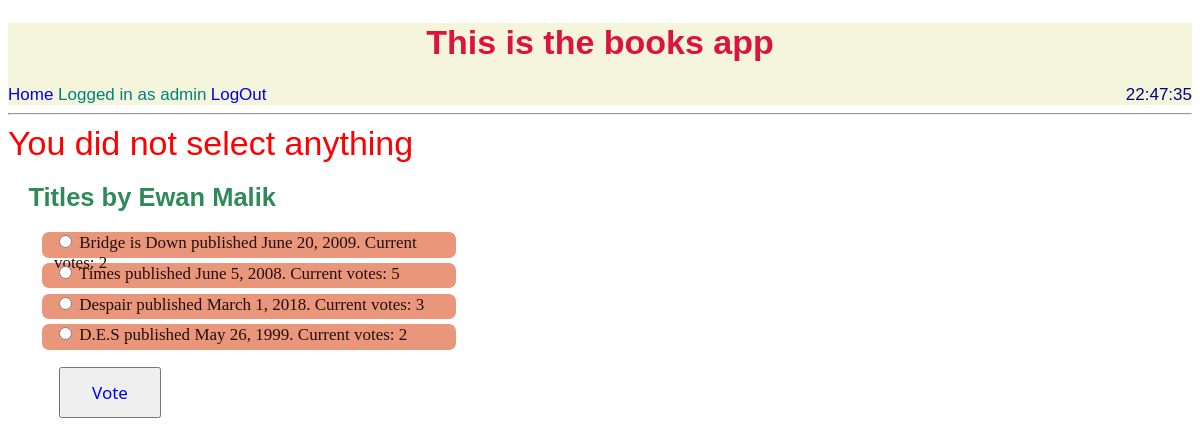
The app's page /books/4/vote/ (signed in), older data.
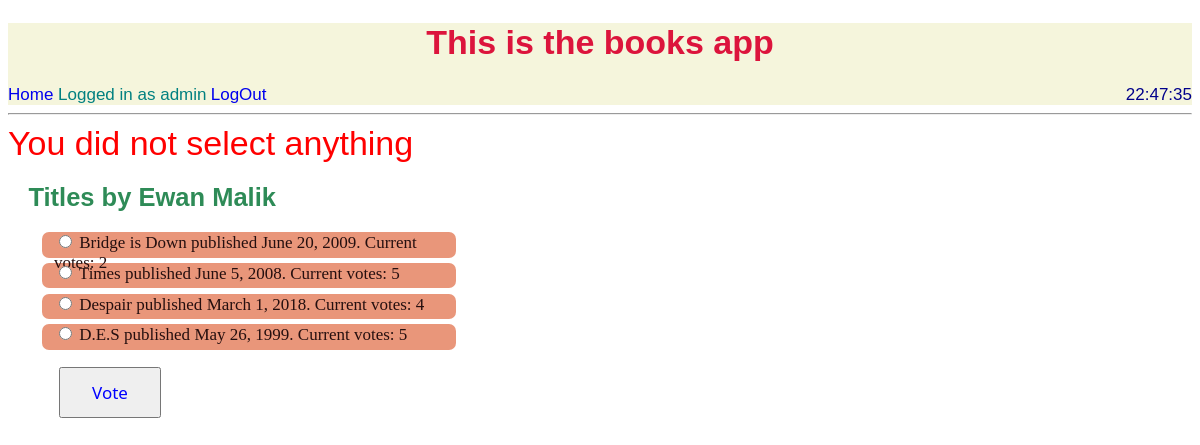
The same page, newer data.
### books/models.py (models this page shows, shortened)
class Author(models.Model):
    author_id = models.IntegerField(primary_key=True)
    name = models.CharField(max_length=200)
    bio = models.TextField()
    picture = models.FileField(upload_to='authors', default='authors/defaulta.png')
    def __str__(self):
        return self.name

class Book(models.Model):
    book_id = models.CharField(max_length=200, primary_key=True)
    title = models.CharField(max_length=200)
    author = models.ForeignKey(Author, on_delete=models.PROTECT)
    publisher = models.CharField(max_length=400)
    number_of_pages = models.IntegerField()
    year_of_publication = models.DateField()
    genre = models.CharField(max_length=200)
    is_favourite = models.BooleanField()
    date_added = models.DateTimeField(auto_now_add=True)
    book_cover = models.FileField(upload_to='books_cover', default='books_cover/default.png')
    votes = models.IntegerField(default=0)

### books/views.py (the view)
# urls.py: path('<the_book_id>/vote/', views.vote, name='vote'),
@login_required
def vote(request, the_book_id):
    book = get_object_or_404(Book, book_id=the_book_id)
    author_name = book.author
    author = Author.objects.get(name = author_name)
    books = author.book_set.all()
    try:
        to_vote = get_object_or_404(Book, book_id=request.POST['book'])
    except (KeyError, Book.DoesNotExist):
        return render(request, 'books/same_author.html', {
            'books': books,
            'author':author,
            'error_message': 'You did not select anything',
        })
    else:
        to_vote.votes += 1
        to_vote.save()
        return HttpResponseRedirect(reverse('books:index'))

### books/templates/books/same_author.html (shortened to what this page needs)
{% extends "books/base.html" %}
{% block body %}
{% if books %}
    <div class='red'>
        {% if error_message %} {{error_message }}{% endif %}
    </div>
    <h2 id='other'>Titles by {{ author.name }}</h2>
    <form action="{% url 'books:vote' author.author_id %}" method="post">
        {% for book in books %}
        <div id='li'>
            <input type="radio" name="book" id="book{{ forloop.counter }}" value="{{ book.book_id }}">
            <label for="book{{ forloop.counter }}"><a href="{% url 'books:detail' book.book_id %}">{{book.title}} </a>published {{ book.year_of_publication }}. Current votes: {{ book.votes }}</label>
            <br />
        </div>
        {% endfor %}
        <div id='button'><input type="submit" value="Vote"></div>
    </form>
{% else %}
    <p class="red">{{author.name}} has no books</p>
{% endif %}
{% endblock body %}

### books/templates/books/base.html (shortened to what this page needs)
<!DOCTYPE html>
<html lang="en">
<head>
    {% load staticfiles %}
    <link type="text/css" rel="stylesheet" href="{% static 'books/base.css'%}">
</head>
<body>
    <div id="main">
        <h1 id='heading'>This is the books app</h1>
        <span><a href="{% url 'books:index' %}">Home</a> </span>
        {% if user.is_authenticated %}
        <span>Logged in as {{ user.get_username }}</span>
        <span><a href="{% url 'logout' %}?next={{ request.path }}">LogOut</a></span>
        {% else %}
        <span><a href="{% url 'login' %}?next={{ request.path }}">logIn</a></span>
        {% endif %}
        <span id="time"></span>
    </div>
    <hr />
    {% block body %}
    {% endblock body %}
</body>
</html>

### books/static/books/base.css (style rules this page uses)
html { font-size: 17px; }
h1 { font-family: 'Gill Sans', 'Gill Sans MT', Calibri, 'Trebuchet MS', sans-serif; font-weight: bold; color: crimson; text-align: center; }
span { color: teal; font-family: 'Trebuchet MS', 'Lucida Sans Unicode', 'Lucida Grande', 'Lucida Sans', Arial, sans-serif; }
#time { float: right; color: darkblue; }
#main { background: beige; }
a { text-decoration: none; }
#li { background: darksalmon; width: 35%; height: 1.5em; margin-top: 0.3em; padding-left: 0.7em; border-radius: 7px; color: rgb(37, 15, 15); }
#li a { color: rgb(37, 15, 15); text-decoration: none; }
#other { color: seagreen; font-family: 'Lucida Sans', 'Lucida Sans Regular', 'Lucida Grande', 'Lucida Sans Unicode', Geneva, Verdana, sans-serif; margin: 0.8em; }
.red { font-family: Arial, Helvetica, sans-serif; color: red; font-size: 2em; }
form { margin-left: 2em; }
#button input { color: blue; width: 6em; height: 3em; margin: 1em; font-family: 'Segoe UI', Tahoma, Geneva, Verdana, sans-serif; font-size: 1em; font-stretch: expanded; font-kerning: auto; }

Row changes from the older to the newer data that the page shows:
changed Book "Despair": votes "3" → "4"
changed Book "May 26, 1999": votes "2" → "5"
